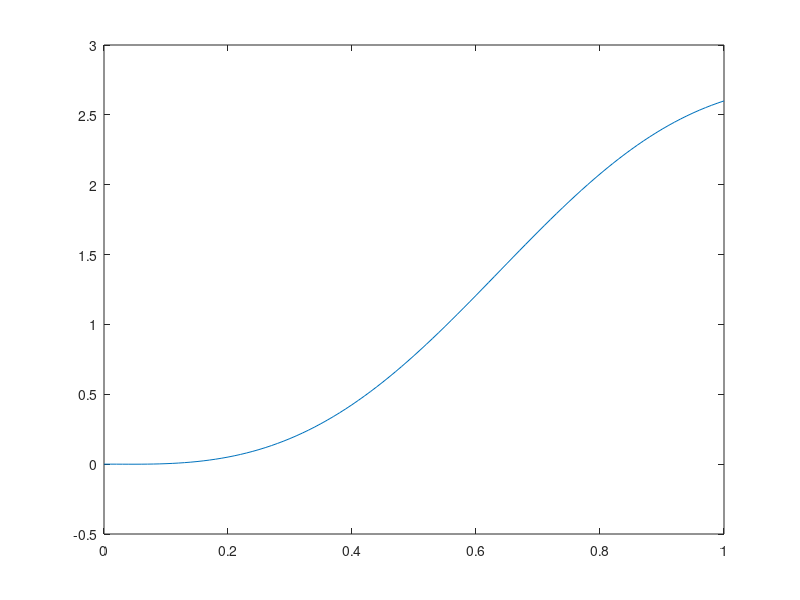

Reproduce this figure in MATLAB. (Note: this script raises an error after producing the figure.)
%Problem 2 : Tire Forces: Extreme Manuever
% clear
% clc

%Vehicle Parameters
a   =  1.14;		% distance c.g. to front axle (m) 
L   =  2.54;		% wheel base (m)
m   =  1500;		% mass (kg)
Iz  =  2420.0;	% yaw moment of inertia (kg-m^2)
b=L-a;   %distance of c.g to rear axel (m) 
g=9.81;
vx=20;

%%Tire forces
B=10;
C=1.3;
D=1;
E=0.97;

%timespan for all simulations
T=0:0.01:1;

%compute front and rear cornerning stifness
F_zf = b*m*g/L;
F_zr = a*m*g/L;
Ca_r=a/L*m*g*C*(B*(1-E)+E*B);
Ca_f=b/L*m*g*C*(B*(1-E)+E*B);

%2.1.1 compute the front and rear cornering stifness for the vehicle generate equilibrium trajetory using Euler integration and linear tire
%forces
Ca_r = F_zr*B*C*D;
Ca_f = F_zf*B*C*D;
delta_fun=@(t) 10*pi/180*sin(2*pi*t)-0.0175;
F_yr = @(x, delta) Ca_r*(-(x(1)-b*x(2))/vx );
F_yf = @(x, delta) Ca_f*(delta-(x(1) + a*x(2))/vx );
dzdt = @(x, u) [
    vx*cos(x(3)) - x(4)*sin(x(3));
    x(4)*cos(x(3)) + vx*sin(x(3));
    x(5);
    ( F_yr([x(4), x(5)], u) + F_yf([x(4), x(5)], u) - m*vx*x(5) )/m;
    ( -b*F_yr([x(4), x(5)], u) + a*F_yf([x(4), x(5)], u) )/Iz];

% integrate trajectory forward
t_span = T(end)/(length(T)-1);
Z_eq(:,1) = zeros(5,1); 
for i = 1:length(T) - 1
    Z_eq(:,i+1) = Z_eq(:,i) + (T(i+1) - T(i))* ...
                    dzdt(Z_eq(:,i), delta_fun((i-1)*t_span));
end          

plot(T,Z_eq(2,:));

%2.1.2 linearization for feedback gains bike with linear tire forces
Q = eye(5);
R = 0.5;

psi_hat = Z_eq(3,:);
vy_hat = Z_eq(4,:);
r_hat = Z_eq(5,:);

Afun = @(i) [
    0 0 (-vx*sin(psi_hat(i))-vy_hat(i)*cos(psi_hat(i))) -sin(psi_hat(i)) 0;
    0 0 (-vy_hat(i)*sin(psi_hat(i))+vx*cos(psi_hat(i))) cos(psi_hat(i)) 0;
    0 0 0 0 1;
    0 0 0 -(Ca_r + Ca_f)/m/vx ((Ca_r*b - Ca_f*a)/m/vx - vx);
    0 0 0 (b*Ca_r - a*Ca_f)/Iz/vx -(b*b*Ca_r + a*a*Ca_f)/Iz/vx];      
Bfun = @(i) [0; 0; 0; Ca_f/m; a*Ca_f/Iz];

[K,~] = lqr_LTV(Afun, Bfun, Q, R, T);

%2.1.3 Plot linear vs nonlinear tire forces and find max % difference
% Linear
for i = 1:length(T)
    F_yf_linear(i) = Ca_f*(delta_fun(i*t_span) - (vy_hat(i)+a*r_hat(i))/vx);
    F_yr_linear(i) = -Ca_r*(vy_hat(i) - b*r_hat(i))/vx;
    
    alpha_f_Pac(i) = delta_fun(i*t_span) - atan((vy_hat(i)+a*r_hat(i))/vx);
    alpha_r_Pac(i) = atan(-(vy_hat(i) - b*r_hat(i))/vx);
    F_yf_Pac(i) = F_zf*D*sin(C*atan(B*(1-E)*alpha_f_Pac(i) + E*atan(B*alpha_f_Pac(i))));
    F_yr_Pac(i) = F_zr*D*sin(C*atan(B*(1-E)*alpha_r_Pac(i) + E*atan(B*alpha_r_Pac(i))));
end

figure;
plot(T,F_yf_linear,T,F_yf_Pac); 
figure;
plot(T,F_yr_linear,T,F_yr_Pac);

error(1) = 100*max( abs((F_yf_linear-F_yf_Pac)./F_yf_Pac) );
error(2) = 100*max( abs((F_yr_linear-F_yr_Pac)./F_yr_Pac) );
tireforce_percent_error = max(error)

%2.1.4 Euler Simulate with  Nonlinear tire dynamics
delta_max = 45/180*pi; %~~~~~~~~~~~~~~~~~~~~~~~~~~~~~~~~~~~~~~~
alpha_f_NL = @(x, delta) sign(delta)*min(abs(delta),45/180*pi) - atan(( x(1) + a*x(2))/vx); 
alpha_r_NL = @(x, delta) -atan((x(1) - b*x(2))/vx);

F_yf_NL = @(x, delta) F_zf*D*sin(C*atan(B*(1-E)*alpha_f_NL(x, delta) + ...
    E*atan(B*alpha_f_NL(x, delta))));

F_yr_NL = @(x, delta) F_zr*D*sin(C*atan(B*(1-E)*alpha_r_NL(x, delta) + ...
    E*atan(B*alpha_r_NL(x, delta))));

dzdy_NL = @(x, u) [vx*cos(x(3)) - x(4)*sin(x(3));
                x(4)*cos(x(3)) + vx*sin(x(3));
                x(5);
                ( F_yr_NL([x(4), x(5)], u) + F_yf_NL([x(4), x(5)], u)*cos(u) - m*vx*x(5) )/m;
                ( -b*F_yr_NL([x(4), x(5)], u) + a*F_yf_NL([x(4), x(5)], u)*cos(u) )/Iz];
            
Z(:,1) = zeros(5,1);
for i = 1:length(T)-1
   delta_(i) = K{i}*(Z_eq(:,i) - Z(:,i)) + delta_fun((i-1)*t_span);
   if delta_(i) > 45*pi/180
       delta_(i) = 45*pi/180;
   elseif delta_(i) < -45*pi/180
       delta_(i) = -45*pi/180;
   end
   %delta_(i) = K{i}*(Z_eq(:,i) - Z(:,i)) + delta_fun(T(i));
   Z(:,i+1) = Z(:,i) + (T(i+1) - T(i))*dzdy_NL(Z(:,i), delta_(i));
end
            
[max_distance_error, index] = max( sqrt((Z_eq(1,:)-Z(1,:)).^2 + (Z_eq(2,:)-Z(2,:)).^2))


%Function library
function [K, P] = lqr_LTV(AFun,BFun,Q,R,tSpan)
    nSteps = length(tSpan);

    P{nSteps} = zeros(size(Q));
    K{nSteps} = zeros(length(R),length(Q));
    
    for i = nSteps-1:-1:1
        A_ = AFun(i+1);
        B_ = BFun(i+1);
        P_ = P{i+1};
        
        P{i} = P_ + (tSpan(i+1)-tSpan(i)) * ( P_*A_ + A_'*P_ - P_*B_*(R\(B_'*P_)) + Q);
        K{i} = R\(B_'*P_);
    end
end

